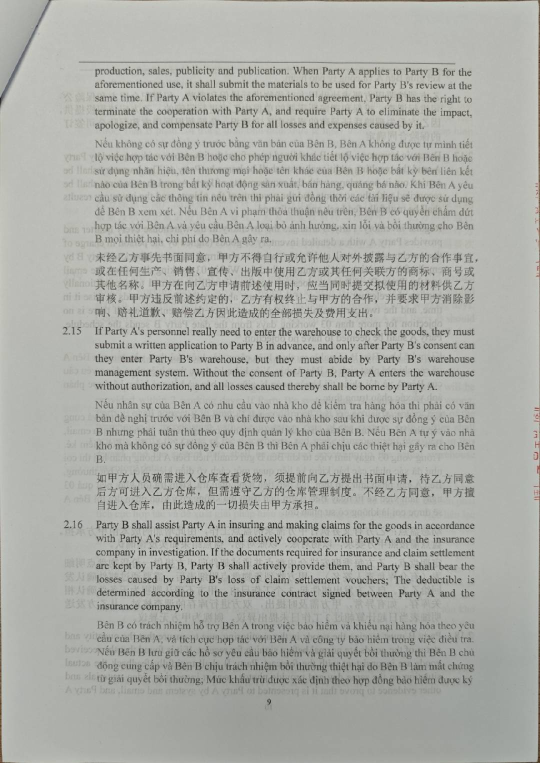
#> input picture _dev/verify/fixtures/扫描件样本.png, 1080 x 1526 px (shown at 1/2 size)
$ python final_ref.py
#> lines starting #> are read from the running program, lines starting #| are printed output that depends on the picture; after the words box and inside, x2 and y2 are one past the last pixel; in counts of white or black regions, pixels touching at a corner belong together
# -*- coding: utf-8 -*-
"""白底增强 · Python 参考实现（用于与 JS 逐像素交叉验证）

用法：python _dev/verify/final_ref.py
读取：verify/fixtures/扫描件样本.png（无损基准图）
输出：verify/.tmp/{in.json, in.rgba, ref_light.rgba, ref_standard.rgba}
      供 cross_verify.cjs 与 JS 实现比对。

此实现必须与 _dev/index.html 中的 enhanceCanvas 保持逐像素一致；
任何算法改动都要同步这里，再跑 cross_verify.cjs 确认最大差 ≤ 2。
"""
import json
import os
import numpy as np
from PIL import Image

HERE = os.path.dirname(os.path.abspath(__file__))
FIXTURE = os.path.join(HERE, "fixtures", "扫描件样本.png")
TMP = os.path.join(HERE, ".tmp")

ENH = {
    "light":    dict(GAMMA=1.00, WR=0.97, BR=0.30, C_LO=3.0, C_HI=14.0, C_BOOST=1.3, C_CAP=120.0),
    "standard": dict(GAMMA=1.30, WR=0.93, BR=0.30, C_LO=3.0, C_HI=14.0, C_BOOST=1.7, C_CAP=120.0),
}
FLOOR_K = 0.72


def enhance_array(d, W, H, level):
    """d: (H,W,4) uint8，就地修改并返回（与 JS 版逐像素对齐）"""
    P = ENH[level]
    flat = d.reshape(-1, 4)
    rgb = flat[:, :3].astype(np.float32).reshape(H, W, 3)
    gray = ((d[:, :, 0].astype(np.uint32) * 54
             + d[:, :, 1].astype(np.uint32) * 183
             + d[:, :, 2].astype(np.uint32) * 19) >> 8).astype(np.uint8)
    gf = gray.astype(np.float32)

    BLOCK = max(16, round(min(W, H) / 17))
    PCT = 90.0

    # Pass 0：全图纸面亮度（90 分位，隔像素抽样）→ 背景下限
    ghist = np.bincount(gray.ravel()[::2], minlength=256)
    gcum = np.cumsum(ghist)
    gP90 = int(np.searchsorted(gcum, ghist.sum() * 0.90, side="left"))
    BG_FLOOR = max(1.0, gP90 * FLOOR_K)

    # Pass 1：分块纸面估计
    bw, bh = int(np.ceil(W / BLOCK)), int(np.ceil(H / BLOCK))
    bm = np.zeros((bh, bw), dtype=np.float32)
    for by in range(bh):
        y1 = min((by + 1) * BLOCK, H)
        for bx in range(bw):
            x1 = min((bx + 1) * BLOCK, W)
            s = gray[by * BLOCK:y1:2, bx * BLOCK:x1:2].ravel()
            hist = np.bincount(s, minlength=256)
            val = int(np.searchsorted(np.cumsum(hist), s.size * PCT / 100.0, side="left"))
            bm[by, bx] = min(val, 255)

    # Pass 2：块级 3x3 最大值膨胀（越界跳过）
    bgB = np.zeros((bh, bw), dtype=np.float32)
    for by in range(bh):
        for bx in range(bw):
            mx = 0.0
            for dy in (-1, 0, 1):
                yy = by + dy
                if yy < 0 or yy >= bh:
                    continue
                for dx in (-1, 0, 1):
                    xx = bx + dx
                    if xx < 0 or xx >= bw:
                        continue
                    v = bm[yy, xx]
                    if v > mx:
                        mx = v
            bgB[by, bx] = mx

    # Pass 3：ratio → 亮度 查表
    RL = 1024
    k = np.arange(RL + 1, dtype=np.float32)
    t = np.clip((k / RL - P["BR"]) / (P["WR"] - P["BR"]), 0, 1)
    rlut = (np.power(t, P["GAMMA"]) * 255.0).astype(np.float32)

    # Pass 4：双线性上采样背景 + 逐像素映射
    ys = np.arange(H, dtype=np.float32)
    fy = np.clip(ys / BLOCK - 0.5, 0, bh - 1)
    y0 = np.floor(fy).astype(np.int32)
    y1 = np.minimum(y0 + 1, bh - 1)
    ty = (fy - y0).astype(np.float32)
    xs = np.arange(W, dtype=np.float32)
    fx = np.clip(xs / BLOCK - 0.5, 0, bw - 1)
    x0 = np.floor(fx).astype(np.int32)
    x1 = np.minimum(x0 + 1, bw - 1)
    tx = (fx - x0).astype(np.float32)

    TX = tx[None, :]
    TY = ty[:, None]
    b00 = bgB[np.ix_(y0, x0)]
    b01 = bgB[np.ix_(y0, x1)]
    b10 = bgB[np.ix_(y1, x0)]
    b11 = bgB[np.ix_(y1, x1)]
    bgv = (b00 * (1 - TX) + b01 * TX) * (1 - TY) + (b10 * (1 - TX) + b11 * TX) * TY
    bgv = np.maximum(bgv, max(BG_FLOOR, 1.0))

    ratio = gf / bgv
    ki = np.clip((ratio * RL).astype(np.int64), 0, RL)
    ng = rlut[ki]

    mx = rgb.max(axis=2)
    mn = rgb.min(axis=2)
    c = mx - mn
    w = np.clip((c - P["C_LO"]) / (P["C_HI"] - P["C_LO"]), 0, 1)
    w = w * w * (3 - 2 * w)
    sc = np.where(c > 1e-6, np.minimum(c * P["C_BOOST"], P["C_CAP"]) * w / np.maximum(c, 1e-6), 0.0)

    out = np.empty((H, W, 3), dtype=np.float32)
    for ch in range(3):
        out[:, :, ch] = np.clip(ng + (rgb[:, :, ch] - gf) * sc, 0, 255)
    res = np.rint(out).astype(np.uint8)

    res[ratio >= P["WR"]] = 255
    d[:, :, :3] = res
    return d


def feat(a):
    d = a.astype(np.float32)
    g = (d[:, :, 0] * 54 + d[:, :, 1] * 183 + d[:, :, 2] * 19) / 256.0
    red = (d[:, :, 0] - d[:, :, 1] > 30) & (d[:, :, 0] > 90)
    dark = g < 100
    return (f"均值={g.mean():6.1f} 纯白%={float((g>=250).mean()*100):5.2f} "
            f"深色%={float(dark.mean()*100):5.2f} 深色亮={g[dark].mean():5.1f} "
            f"红章%={float(red.mean()*100):5.3f} 红章R-G={float((d[:,:,0]-d[:,:,1])[red].mean()):5.1f}")


def main():
    os.makedirs(TMP, exist_ok=True)
    src = np.asarray(Image.open(FIXTURE).convert("RGB"))
#> src is the input picture: shape (1526, 1080, 3); mean R, G, B 171.1, 172.5, 167.3
    H, W = src.shape[:2]
#> H = 1526; W = 1080
    print(f"基准图 {os.path.basename(FIXTURE)} {W}x{H}  BLOCK={max(16, round(min(W,H)/17))}")
#| 基准图 扫描件样本.png 1080x1526  BLOCK=64
    print(f"原图      : {feat(src)}")
#> in feat, `red = (d[:, :, 0] - d[:, :, 1] > 30) & (d[:, :, 0] > 90)`:
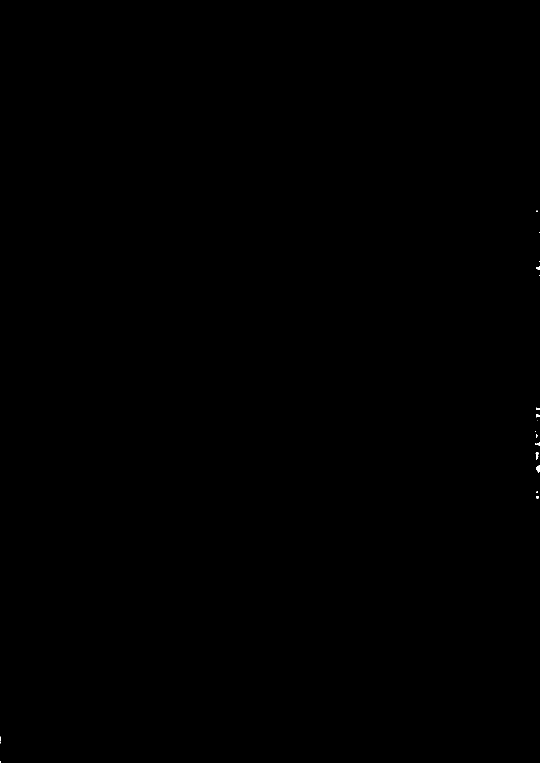
#> red: shape (1526, 1080) bool (shown at 1/2 size); 0.02% white; 18 white regions (11 under 20 px), largest, box (x1, y1, x2, y2) and area: (1073, 931, 1080, 945) 78, (1071, 904, 1078, 919) 65, (1071, 885, 1080, 892) 37
#> in feat, `dark = g < 100`:
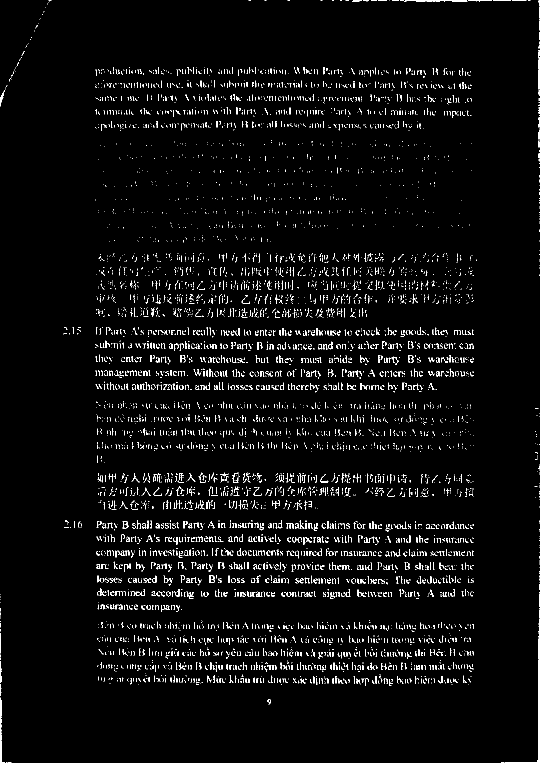
#> dark: shape (1526, 1080) bool (shown at 1/2 size); 3.3% white in thin lines or dots
#| 原图      : 均值= 171.8 纯白%= 0.00 深色%= 3.32 深色亮= 78.4 红章%=0.022 红章R-G= 37.3

    rgba = np.dstack([src, np.full((H, W), 255, np.uint8)]).astype(np.uint8).copy()
    rgba.tofile(os.path.join(TMP, "in.rgba"))
    with open(os.path.join(TMP, "in.json"), "w") as f:
        json.dump({"W": W, "H": H}, f)

    for lvl in ("light", "standard"):
        a = rgba.copy()
        out = enhance_array(a, W, H, lvl)
        out.tofile(os.path.join(TMP, f"ref_{lvl}.rgba"))
        Image.fromarray(out[:, :, :3]).save(os.path.join(TMP, f"ref_{lvl}.png"))
        print(f"新算法[{lvl:8s}]: {feat(out[:, :, :3])}")
#> this loop made 2 passes
#> (gP90 in enhance_array, BG_FLOOR in enhance_array) on passes 1 to 2: (190, 136.8), (190, 136.8)
#| 新算法[light   ]: 均值= 231.4 纯白%=48.13 深色%= 4.19 深色亮= 56.0 红章%=0.040 红章R-G= 40.7
#| 新算法[standard]: 均值= 234.5 纯白%=75.25 深色%= 5.30 深色亮= 51.6 红章%=0.071 红章R-G= 44.6
#> pass 1, in enhance_array, `bgv = np.maximum(bgv, max(BG_FLOOR, 1.0))`:
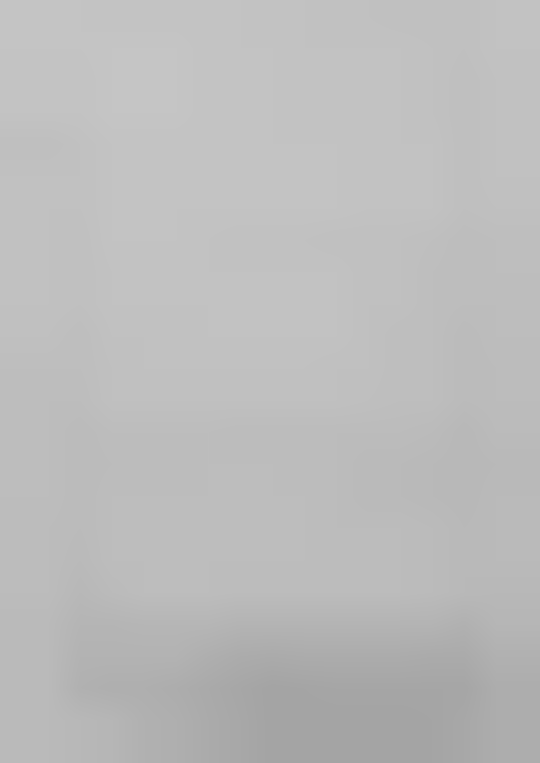
#> bgv: shape (1526, 1080) float32 (shown at 1/2 size); min 164, max 197, mean 188
#> pass 1, in enhance_array, `ratio = gf / bgv`:
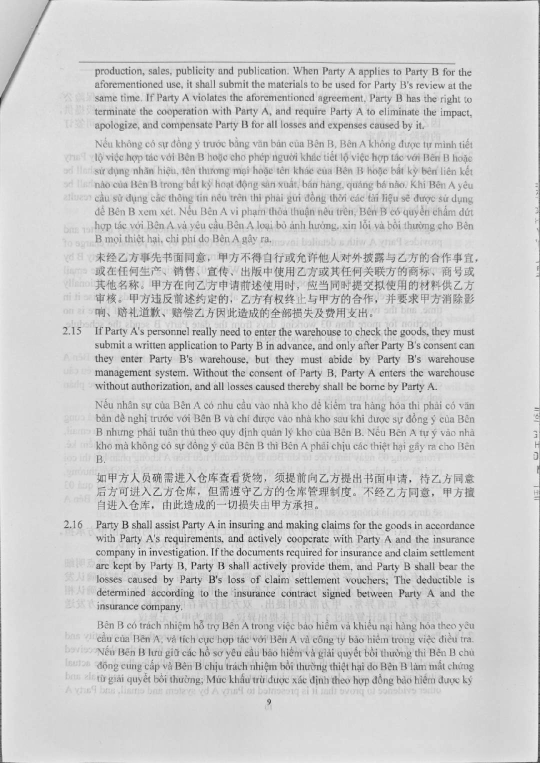
#> ratio: shape (1526, 1080) float32 (shown at 1/2 size); min 0, max 1.13, mean 0.912; drawn with min black and max white
#> after the loop:
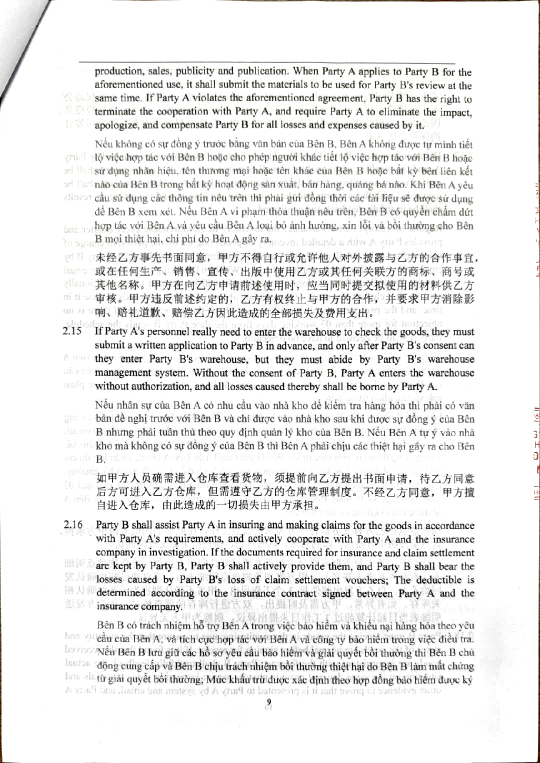
#> a: shape (1526, 1080, 4) (shown at 1/2 size); mean R, G, B, A 234.6, 234.6, 234.1, 255

    print(f"\n输出目录: {TMP}")
#| 输出目录: _dev/verify/.tmp


if __name__ == "__main__":
    main()
